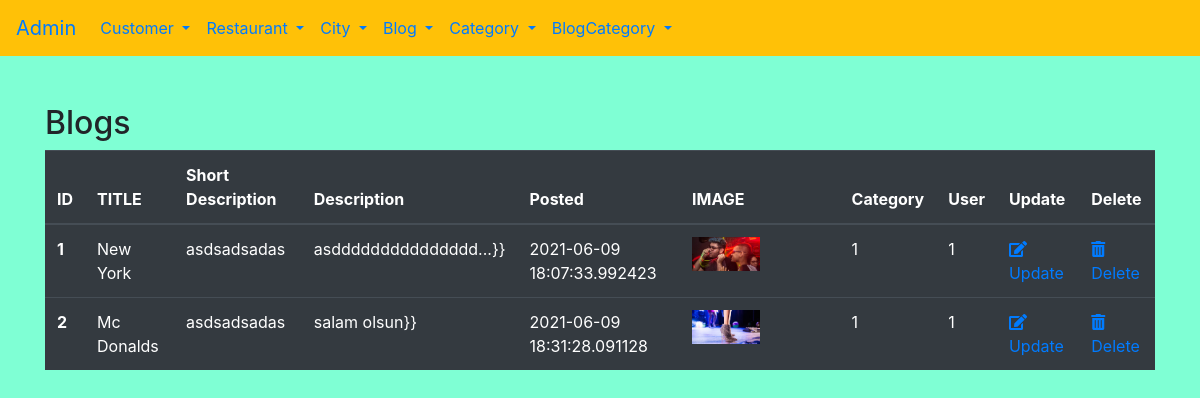
Page /admin/bloglist on the earlier database version.
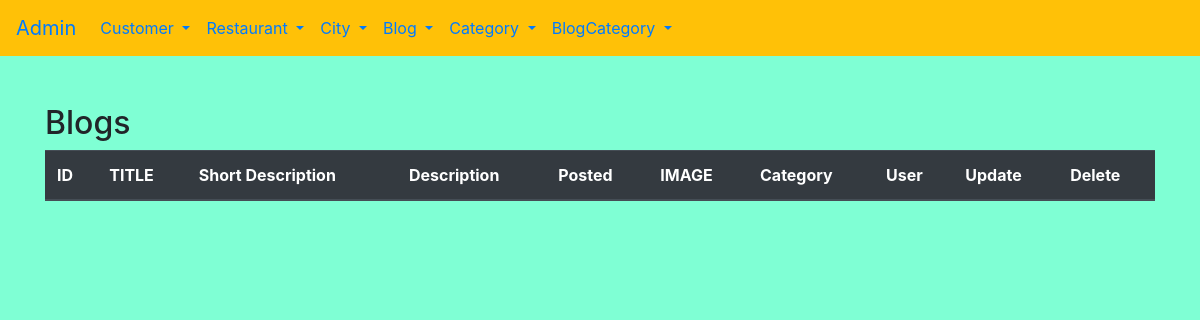
Same page on the later database version.
### gricklo/models.py (models this page shows, shortened)
class Blog(db.Model):
    __tablename__ = "blog"
    id = db.Column(db.Integer, primary_key=True)
    title = db.Column(db.String(50),nullable=False)
    short_description = db.Column(db.String(50),nullable=False)
    description = db.Column(db.Text, nullable=False)
    blog_posted = db.Column(db.DateTime, default=datetime.utcnow)
    image = db.Column(db.String(20), default = "default.png")
    category = db.Column(db.Integer, db.ForeignKey('blogcategory.id'), nullable=False)
    customer =db.Column(db.Integer, db.ForeignKey('user.id'), nullable=False)

### gricklo/controlers.py (the view)
@app.route('/admin/bloglist')
def blog_list():
    blogs = Blog.query.all()
    return render_template('admin/bloglist.html', blogs=blogs )

### gricklo/templates/admin/bloglist.html
{% extends "admin/base.html"%}
{% block content%}
<h2>Blogs</h2>
<div class="container">
    <div class="row">
        <table class="table table-dark">
            <thead>
              <tr>
                <th scope="col">ID</th>
                <th scope="col">TITLE</th>
                <th scope="col">Short Description</th>
                <th scope="col">Description</th>
                <th scope="col">Posted</th>
                <th scope="col">IMAGE</th>
                <th scope="col">Category</th>
                <th scope="col">User</th>
                <th scope="col">Update</th>
                <th scope="col">Delete</th>
              </tr>
            </thead>
            <tbody>
                {% for blog in blogs %}
                <tr>
                    <th scope="row">{{blog.id}}</th>
                    <td>{{blog.title}}</td>
                    <td>{{blog.short_description |truncate (8)}}</td>
                    <td>{{blog.description |truncate (20)}}}}</td>
                    <td>{{blog.blog_posted}}</td>
                    <td><img src="/static/uploads/{{blog.image}}" alt="" class="w-50"></td>
                    <td>{{blog.category}}</td>
                    <td>{{blog.customer}}</td>
                    <td><a href="{{url_for('blog_edit', id=blog.id)}}"><i class="fas fa-edit"></i>Update</a></td>
                    <td><a href="{{url_for('blog_delete', id=blog.id)}}" onclick="return confirm('Are you sure to delete?')"><i class="fas fa-trash-alt"></i>Delete</a></td>
                  </tr>
                {% endfor %}
            </tbody>
          </table>
    </div>
</div>
{% endblock %}

Differences in the rows shown:
removed Blog: id "1", title "New York", short_description "asdsadsadas", description "asddddddddddddddd...", blog_posted "2021-06-09 18:07:33.992423", image (picture), category "1", customer "1"
removed Blog: id "2", title "Mc Donalds", short_description "asdsadsadas", description "salam olsun", blog_posted "2021-06-09 18:31:28.091128", image (picture), category "1", customer "1"
